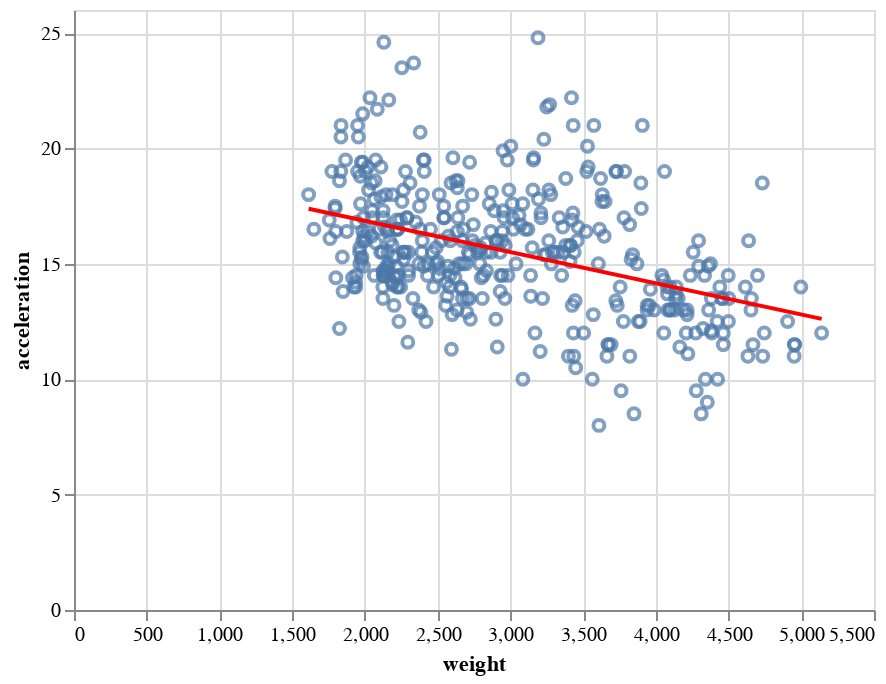

Write notebook code for a chart like this one.
### Markdown cell above
What might be main factors? 
Horsepower? cylinders? or weight?
 
Because we are studying accelerations. let's recall from Physics 7:
acceleration formula: f=ma => a=f/m while in such case, "angular acceleration" would replace "acceleraiton" and "torque" would replace "force".

However torque is not mentioned in the datasets, datasets thats related to torque might be "weight" and "model_year". As the model_year represent the (记得在fit的部分把不同年份的分开fit，再把得出的结果mean，这样能保证年份不对其他项造成影响）technology level.

In this case, we could say that cylinders, horsepower, could be the main factors as our common sense.
lets check that out using alt chart.

BUT, before all of the above, we should first find out what does the value of the acceleration mean. does it mean time from 0-60mph or the km/s^-1.

### Code cell
# To see what ACCELERATION value really means for this data, we first want to see the relationship between weight and its acceleration.
# It is obvious that heavier the car is, longer it needs to accelerate.
c1 = alt.Chart(df).mark_point().encode(
    x = 'weight:Q',
    y = 'acceleration:Q',
    tooltip = ['weight', 'acceleration','cylinders','model_year','car_name','horsepower']
)
trendline = c1.transform_regression('weight', 'acceleration').mark_line(color='red')
chart_with_trendline1 = (c1 + trendline)
chart_with_trendline1

### Figure 1 — Vega-Lite specification as saved in the notebook (floating-point values rounded to 4 significant figures; data arrays with more than 128 entries replaced by an {"elided": "..."} marker saying what was removed)
{"config": {"view": {"continuousWidth": 400, "continuousHeight": 300}}, "layer": [{"mark": "point", "encoding": {"tooltip": [{"field": "weight", "type": "quantitative"}, {"field": "acceleration", "type": "quantitative"}, {"field": "cylinders", "type": "quantitative"}, {"field": "model_year", "type": "quantitative"}, {"field": "car_name", "type": "nominal"}, {"field": "horsepower", "type": "nominal"}], "x": {"field": "weight", "type": "quantitative"}, "y": {"field": "acceleration", "type": "quantitative"}}}, {"mark": {"type": "line", "color": "red"}, "encoding": {"tooltip": [{"field": "weight", "type": "quantitative"}, {"field": "acceleration", "type": "quantitative"}, {"field": "cylinders", "type": "quantitative"}, {"field": "model_year", "type": "quantitative"}, {"field": "car_name", "type": "nominal"}, {"field": "horsepower", "type": "nominal"}], "x": {"field": "weight", "type": "quantitative"}, "y": {"field": "acceleration", "type": "quantitative"}}, "transform": [{"on": "weight", "regression": "acceleration"}]}], "data": {"name": "data-062a950928f0a567605bfbbf0bb6ca5c"}, "$schema": "https://vega.github.io/schema/vega-lite/v4.17.0.json", "datasets": {"data-062a950928f0a567605bfbbf0bb6ca5c": {"elided": "392 records"}}}
